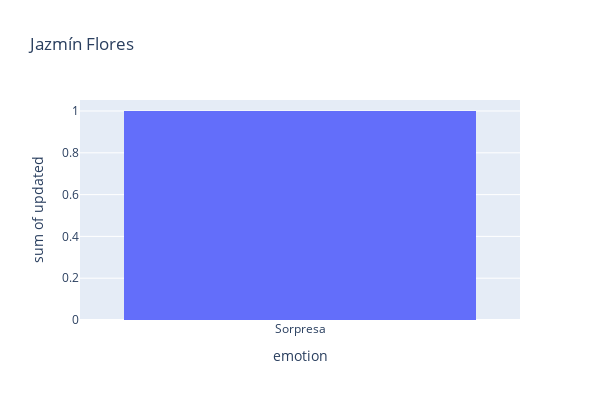
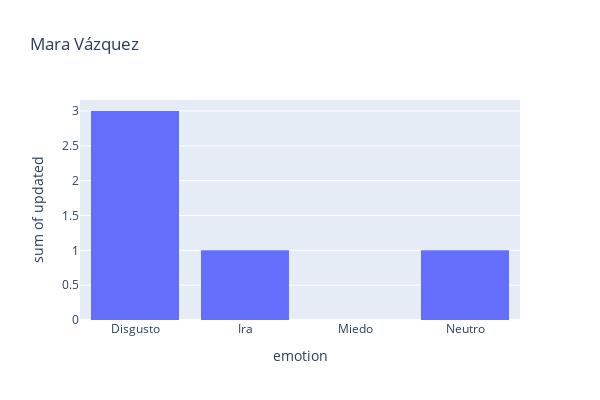

Here is the notebook cell these charts were saved with, in order:
### Markdown cell above
## 5) Cantidad de updates por cada emoción

### Code cell
for k in psicologos.keys():
    df = df_dict[k]
    
    df_agg = df[['emotion', 'updated']].groupby(['emotion']).sum()
    df_agg.reset_index(inplace=True)

    fig = px.histogram(df_agg, x=df_agg['emotion'], y=df_agg['updated'], title=k, width=600, height=400)
    fig.show()

### Figure 1 — Plotly figure (JSON) as saved in the notebook; plotly's stock layout.template omitted (floating-point values rounded to 4 significant figures)
{"data": [{"alignmentgroup": "True", "bingroup": "x", "histfunc": "sum", "hovertemplate": "emotion=%{x}<br>sum of updated=%{y}<extra></extra>", "legendgroup": "", "marker": {"color": "#636efa", "pattern": {"shape": ""}}, "name": "", "offsetgroup": "", "orientation": "v", "showlegend": false, "type": "histogram", "x": ["Alegría", "Disgusto", "Ira", "Miedo", "Neutro", "No_valorable", "Sorpresa", "Tristeza"], "xaxis": "x", "y": [0, 0, 0, 0, 0, 0, 1, 0], "yaxis": "y"}], "layout": {"barmode": "relative", "height": 400, "legend": {"tracegroupgap": 0}, "title": {"text": "Jazmín Flores"}, "width": 600, "xaxis": {"anchor": "y", "domain": [0, 1], "title": {"text": "emotion"}}, "yaxis": {"anchor": "x", "domain": [0, 1], "title": {"text": "sum of updated"}}}}

### Figure 2 — Plotly figure (JSON) as saved in the notebook; plotly's stock layout.template omitted (floating-point values rounded to 4 significant figures)
{"data": [{"alignmentgroup": "True", "bingroup": "x", "histfunc": "sum", "hovertemplate": "emotion=%{x}<br>sum of updated=%{y}<extra></extra>", "legendgroup": "", "marker": {"color": "#636efa", "pattern": {"shape": ""}}, "name": "", "offsetgroup": "", "orientation": "v", "showlegend": false, "type": "histogram", "x": ["Alegría", "Disgusto", "Ira", "Miedo", "Neutro", "No_valorable", "Sorpresa", "Tristeza"], "xaxis": "x", "y": [0, 3, 1, 0, 1, 0, 0, 0], "yaxis": "y"}], "layout": {"barmode": "relative", "height": 400, "legend": {"tracegroupgap": 0}, "title": {"text": "Mara Vázquez"}, "width": 600, "xaxis": {"anchor": "y", "domain": [0, 1], "title": {"text": "emotion"}}, "yaxis": {"anchor": "x", "domain": [0, 1], "title": {"text": "sum of updated"}}}}
